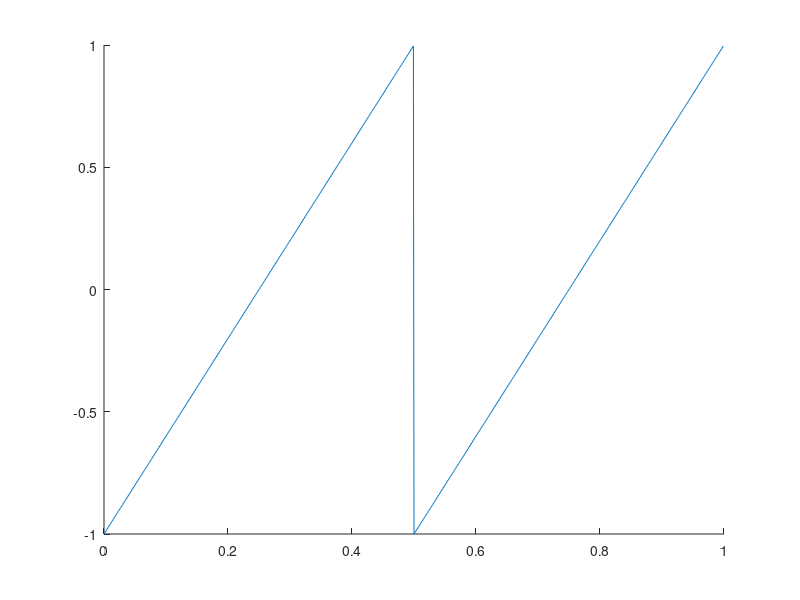

Write the MATLAB code that produced this figure. (Note: this script raises an error after producing the figure.)
close all; clear variables; clc;
N = 1000; % Number of points
TT = 1;  % Total time
Ts = TT/N; % Sample interval
f = 1/0.5; % Signal frequency
t = (0:N-1)*Ts;  % Time vector
A = 1; % Signal amplitude
stw = A*sawtooth(2*pi*f*t ); % Sawtooth wave
stw_rms = sqrt(sum(stw.^2)/N); % RMS value of sawtooth wave
stw_std = std(stw); %Standard deviation of sawtooth wave
% ------------- Graph plotting --------------------------
hold on
plot(t,stw,'DisplayName','Sawtooth wave')
yline(stw_rms,'r--','DisplayName',sprintf('RMS = %.2f V',stw_rms))
yline(stw_std,'b--','DisplayName',sprintf('STD = %.2f V',stw_std))
ylabel('Amplitude (V)')
xlabel('Time (sec)');
ylim([-1.1*A,1.1*A])
legend('Orientation','horizontal','Box','on','Location','southoutside')
title('RMS value of a sawtooth wave')
legend
saveas(gcf,sprintf('%s.png',mfilename))
